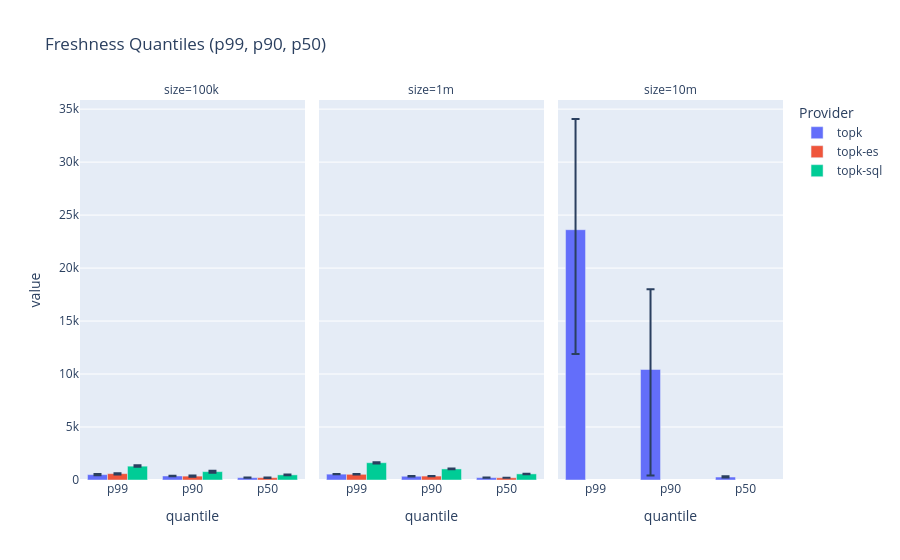

Notebook code cell kept with this figure:
### Code cell
freshness_df = (
    ingest_df
    .filter(pl.col("metric") == "bench.ingest.freshness_latency_ms")
    .sort("ts")
    .group_by(["provider", "size", "run_id"])
    .agg([
        pl.col("value").quantile(0.99).alias("p99"),
        pl.col("value").quantile(0.90).alias("p90"),
        pl.col("value").quantile(0.50).alias("p50"),
    ])
    .unpivot(
        index=["provider", "size", "run_id"],
        on=["p50", "p90", "p99"],
        variable_name="quantile",
        value_name="value"
    )
)
freshness_df = process_df(freshness_df, ["provider", "size", "quantile", "run_id"])

fig = plot_bars(
    freshness_df,
    x="quantile",
    color="provider",
    facet_col="size",
    title="Freshness Quantiles (p99, p90, p50)",
)
fig.show()

write_df(freshness_df, "ingest_freshness.json")

### Figure 1 — Plotly figure (JSON) as saved in the notebook; plotly's stock layout.template omitted (floating-point values rounded to 4 significant figures)
{"data": [{"alignmentgroup": "True", "error_y": {"array": [48.33, 18.0, 23.33], "arrayminus": [50.67, 26.0, 20.67]}, "hovertemplate": "Provider=topk<br>size=100k<br>quantile=%{x}<br>value=%{y}<extra></extra>", "legendgroup": "topk", "marker": {"color": "#636efa", "pattern": {"shape": ""}}, "name": "topk", "offsetgroup": "topk", "orientation": "v", "showlegend": true, "textposition": "auto", "type": "bar", "x": ["p99", "p90", "p50"], "xaxis": "x", "y": [508.7, 380.0, 221.7], "yaxis": "y"}, {"alignmentgroup": "True", "error_y": {"array": [45.33, 48.67, 14.0], "arrayminus": [88.67, 48.33, 25.0]}, "hovertemplate": "Provider=topk-es<br>size=100k<br>quantile=%{x}<br>value=%{y}<extra></extra>", "legendgroup": "topk-es", "marker": {"color": "#EF553B", "pattern": {"shape": ""}}, "name": "topk-es", "offsetgroup": "topk-es", "orientation": "v", "showlegend": true, "textposition": "auto", "type": "bar", "x": ["p99", "p90", "p50"], "xaxis": "x", "y": [600.7, 366.3, 223.0], "yaxis": "y"}, {"alignmentgroup": "True", "error_y": {"array": [39.33, 81.67, 90.0], "arrayminus": [25.67, 50.33, 101.0]}, "hovertemplate": "Provider=topk-sql<br>size=100k<br>quantile=%{x}<br>value=%{y}<extra></extra>", "legendgroup": "topk-sql", "marker": {"color": "#00cc96", "pattern": {"shape": ""}}, "name": "topk-sql", "offsetgroup": "topk-sql", "orientation": "v", "showlegend": true, "textposition": "auto", "type": "bar", "x": ["p50", "p99", "p90"], "xaxis": "x", "y": [483.7, 1306.0, 790.0], "yaxis": "y"}, {"alignmentgroup": "True", "error_y": {"array": [1.667, 19.33, 11.33], "arrayminus": [3.333, 18.67, 16.67]}, "hovertemplate": "Provider=topk<br>size=1m<br>quantile=%{x}<br>value=%{y}<extra></extra>", "legendgroup": "topk", "marker": {"color": "#636efa", "pattern": {"shape": ""}}, "name": "topk", "offsetgroup": "topk", "orientation": "v", "showlegend": false, "textposition": "auto", "type": "bar", "x": ["p50", "p99", "p90"], "xaxis": "x2", "y": [225.3, 553.7, 354.7], "yaxis": "y2"}, {"alignmentgroup": "True", "error_y": {"array": [21.0, 11.67, 4.333], "arrayminus": [29.0, 6.333, 7.667]}, "hovertemplate": "Provider=topk-es<br>size=1m<br>quantile=%{x}<br>value=%{y}<extra></extra>", "legendgroup": "topk-es", "marker": {"color": "#EF553B", "pattern": {"shape": ""}}, "name": "topk-es", "offsetgroup": "topk-es", "orientation": "v", "showlegend": false, "textposition": "auto", "type": "bar", "x": ["p99", "p90", "p50"], "xaxis": "x2", "y": [537.0, 371.3, 208.7], "yaxis": "y2"}, {"alignmentgroup": "True", "error_y": {"array": [16.67, 48.67, 44.33], "arrayminus": [26.33, 73.33, 32.67]}, "hovertemplate": "Provider=topk-sql<br>size=1m<br>quantile=%{x}<br>value=%{y}<extra></extra>", "legendgroup": "topk-sql", "marker": {"color": "#00cc96", "pattern": {"shape": ""}}, "name": "topk-sql", "offsetgroup": "topk-sql", "orientation": "v", "showlegend": false, "textposition": "auto", "type": "bar", "x": ["p50", "p99", "p90"], "xaxis": "x2", "y": [576.3, 1631.0, 1045.0], "yaxis": "y2"}, {"alignmentgroup": "True", "error_y": {"array": [74.33, 7570.0, 10450.0], "arrayminus": [42.67, 9995.0, 11740.0]}, "hovertemplate": "Provider=topk<br>size=10m<br>quantile=%{x}<br>value=%{y}<extra></extra>", "legendgroup": "topk", "marker": {"color": "#636efa", "pattern": {"shape": ""}}, "name": "topk", "offsetgroup": "topk", "orientation": "v", "showlegend": false, "textposition": "auto", "type": "bar", "x": ["p50", "p90", "p99"], "xaxis": "x3", "y": [280.7, 10430.0, 23620.0], "yaxis": "y3"}], "layout": {"annotations": [{"font": {}, "showarrow": false, "text": "size=100k", "x": 0.16, "xanchor": "center", "xref": "paper", "y": 1, "yanchor": "bottom", "yref": "paper"}, {"font": {}, "showarrow": false, "text": "size=1m", "x": 0.5, "xanchor": "center", "xref": "paper", "y": 1, "yanchor": "bottom", "yref": "paper"}, {"font": {}, "showarrow": false, "text": "size=10m", "x": 0.84, "xanchor": "center", "xref": "paper", "y": 1, "yanchor": "bottom", "yref": "paper"}], "barmode": "group", "legend": {"title": {"text": "Provider"}, "tracegroupgap": 0}, "title": {"text": "Freshness Quantiles (p99, p90, p50)"}, "xaxis": {"anchor": "y", "domain": [0, 0.32], "title": {"text": "quantile"}}, "xaxis2": {"anchor": "y2", "domain": [0.34, 0.66], "matches": "x", "title": {"text": "quantile"}}, "xaxis3": {"anchor": "y3", "domain": [0.68, 1.0], "matches": "x", "title": {"text": "quantile"}}, "yaxis": {"anchor": "x", "domain": [0, 1], "title": {"text": "value"}}, "yaxis2": {"anchor": "x2", "domain": [0, 1], "matches": "y", "showticklabels": false}, "yaxis3": {"anchor": "x3", "domain": [0, 1], "matches": "y", "showticklabels": false}}}
